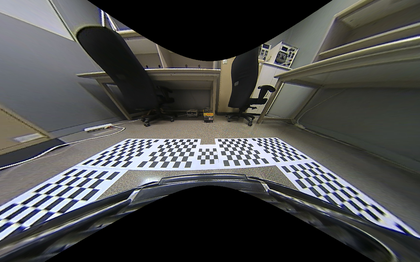
%> input picture fisheye_tool/AVM samples v.0.1/front_dewarp.png, 420 x 262 px, shrunk from 1280 x 800 before the run
$ octave dewarp_png2yuv.m   (GNU Octave 9; MATLAB toolbox functions it lacks are replaced by stand-ins)
%> lines starting %> are read from the running program, lines starting %| are printed output that depends on the picture
%%
clc;
ColorImageRGB = imread('front_dewarp.png');
%> ColorImageRGB is the input picture: size 262x420x3 uint8; mean R, G, B 74.5, 75.3, 74.5
ColorImageYUV = rgb2ycbcr(ColorImageRGB);
%> ColorImageYUV: size 262x420x3 uint8; mean of channels 1, 2, 3 80.4, 127.8, 127.7

[rows cols d] = size(ColorImageRGB);
%> rows = 262; cols = 420; d = 3
dims = [cols rows];
%> dims = [420 262]
dimsUV = uint8(dims / 2);
%> dimsUV = [210 131]
Yd = zeros(dimsUV);
UVd = zeros(dimsUV);

Y = Yd';
U = UVd';
V = UVd';
Y = uint8(Y);
U = uint8(U);
V = uint8(V);

%sample:420
for i = 1 : rows
    for j = 1 : cols
        %sample Y in every row
        r = ColorImageRGB(i,j,1);
        g = ColorImageRGB(i,j,2);
        b = ColorImageRGB(i,j,3);
        Y(i,j) = 0.299 * r + 0.587 * g + 0.114 * b + 16;
        %old line : sample 1/2 U
        if mod(i,2) == 1
            index_i = uint8(i / 2);
            index_j = uint8(j / 2);
            U(index_i,index_j) = -0.147 * r - 0.289 * g + 0.436 * b + 128;
        end
        %even line : sample 1/2 V
        if mod(i,2) == 0
            index_i = uint8(i / 2);
            index_j = uint8(j / 2);
            V(index_i,index_j) = 0.615 * r - 0.515 * g - 0.1 * b + 128;
        end
    end
end
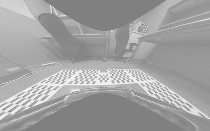
%> U: size 131x210 uint8; min 128, max 239, mean 160.5
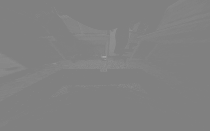
%> V: size 131x210 uint8; min 128, max 164, mean 129
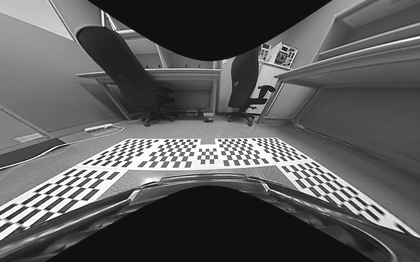
%> Y: size 262x420 uint8; min 16, max 255, mean 90.8
%> after the loop, index_i = 131; index_j = 210

filename = 'front_dewarp.yuv';
fid=fopen(filename,'w');
%> (the run ends here)

$ run again, with fisheye_tool/AVM samples v.0.1/front_origin.bmp saved as fisheye_tool/AVM samples v.0.1/front_dewarp.png
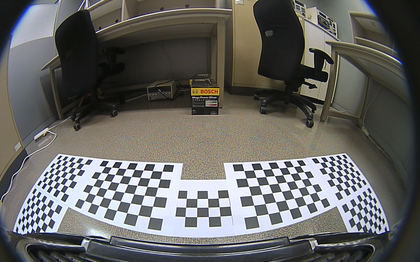
%> input picture fisheye_tool/AVM samples v.0.1/front_origin.bmp, 420 x 262 px, shrunk from 1280 x 800 before the run
%> ColorImageRGB is the input picture: size 262x420x3 uint8; mean R, G, B 101.9, 101.2, 98.9
%> ColorImageYUV: size 262x420x3 uint8; mean of channels 1, 2, 3 102.9, 126.9, 128.5
%> after the loop `for i = 1 : rows`:
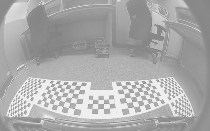
%> U: size 131x210 uint8; min 128, max 239, mean 171.1
%> after the loop `for i = 1 : rows`:
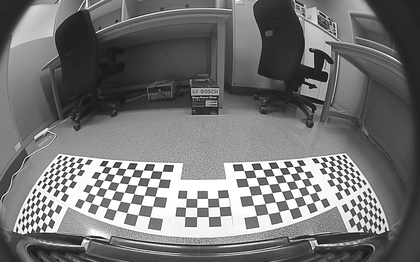
%> Y: size 262x420 uint8; min 16, max 255, mean 116.9
%> after the loop `for i = 1 : rows`: index_i = 131; index_j = 210

$ run again, with fisheye_tool/AVM samples v.0.1/left_origin.bmp saved as fisheye_tool/AVM samples v.0.1/front_dewarp.png
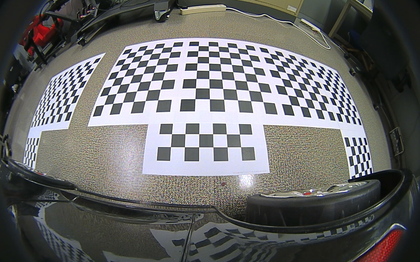
%> input picture fisheye_tool/AVM samples v.0.1/left_origin.bmp, 420 x 262 px, shrunk from 1280 x 800 before the run
%> ColorImageRGB is the input picture: size 262x420x3 uint8; mean R, G, B 105.2, 105.3, 104.4
%> ColorImageYUV: size 262x420x3 uint8; mean of channels 1, 2, 3 106.3, 127.6, 128
%> after the loop `for i = 1 : rows`:
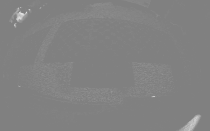
%> V: size 131x210 uint8; min 128, max 228, mean 129.6
%> after the loop `for i = 1 : rows`:
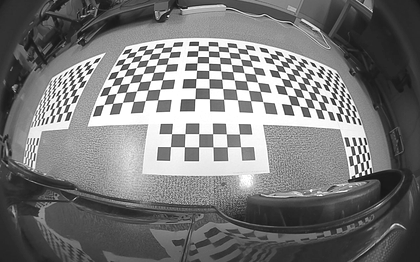
%> Y: size 262x420 uint8; min 16, max 255, mean 120.8
%> after the loop `for i = 1 : rows`: index_i = 131; index_j = 210

$ run again, with fisheye_tool/AVM samples v.0.1/rear_origin.bmp saved as fisheye_tool/AVM samples v.0.1/front_dewarp.png
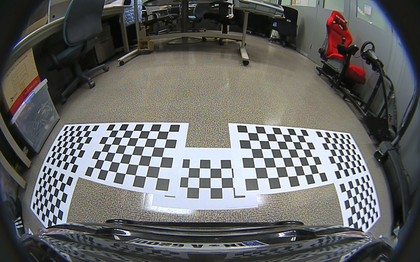
%> input picture fisheye_tool/AVM samples v.0.1/rear_origin.bmp, 420 x 262 px, shrunk from 1280 x 800 before the run
%> ColorImageRGB is the input picture: size 262x420x3 uint8; mean R, G, B 102.3, 102.9, 101.5
%> ColorImageYUV: size 262x420x3 uint8; mean of channels 1, 2, 3 104.1, 127.5, 127.8
%> after the loop `for i = 1 : rows`:
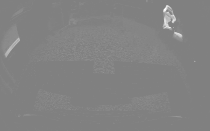
%> V: size 131x210 uint8; min 128, max 255, mean 130.1
%> after the loop `for i = 1 : rows`:
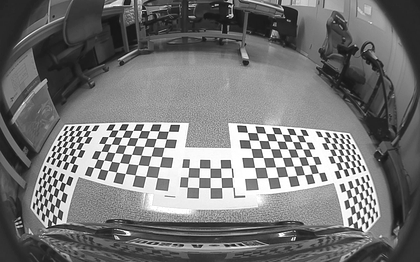
%> Y: size 262x420 uint8; min 16, max 255, mean 118.3
%> after the loop `for i = 1 : rows`: index_i = 131; index_j = 210
